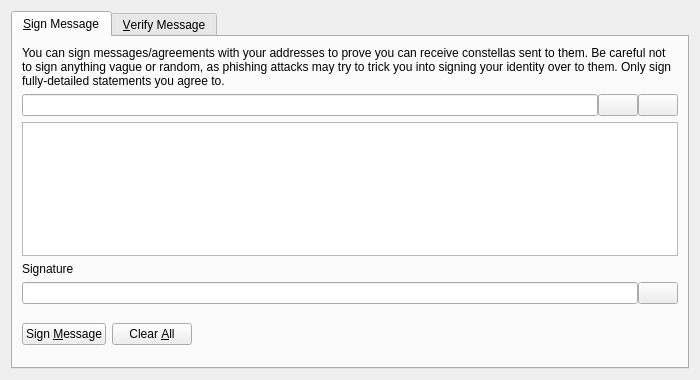
<?xml version="1.0" encoding="UTF-8"?>
<ui version="4.0">
 <class>SignVerifyMessageDialog</class>
 <widget class="QDialog" name="SignVerifyMessageDialog">
  <property name="geometry">
   <rect>
    <x>0</x>
    <y>0</y>
    <width>700</width>
    <height>380</height>
   </rect>
  </property>
  <property name="windowTitle">
   <string>Signatures - Sign / Verify a Message</string>
  </property>
  <property name="modal">
   <bool>true</bool>
  </property>
  <layout class="QVBoxLayout" name="verticalLayout">
   <item>
    <widget class="QTabWidget" name="tabWidget">
     <property name="currentIndex">
      <number>0</number>
     </property>
     <widget class="QWidget" name="tabSignMessage">
      <attribute name="title">
       <string>&amp;Sign Message</string>
      </attribute>
      <layout class="QVBoxLayout" name="verticalLayout_SM">
       <item>
        <widget class="QLabel" name="infoLabel_SM">
         <property name="text">
          <string>You can sign messages/agreements with your addresses to prove you can receive constellas sent to them. Be careful not to sign anything vague or random, as phishing attacks may try to trick you into signing your identity over to them. Only sign fully-detailed statements you agree to.</string>
         </property>
         <property name="textFormat">
          <enum>Qt::PlainText</enum>
         </property>
         <property name="wordWrap">
          <bool>true</bool>
         </property>
        </widget>
       </item>
       <item>
        <layout class="QHBoxLayout" name="horizontalLayout_1_SM">
         <property name="spacing">
          <number>0</number>
         </property>
         <item>
          <widget class="QValidatedLineEdit" name="addressIn_SM">
           <property name="toolTip">
            <string>The Constella address to sign the message with</string>
           </property>
          </widget>
         </item>
         <item>
          <widget class="QPushButton" name="addressBookButton_SM">
           <property name="toolTip">
            <string>Choose previously used address</string>
           </property>
           <property name="text">
            <string/>
           </property>
           <property name="icon">
            <iconset resource="../bitcoin.qrc">
             <normaloff>:/icons/address-book</normaloff>:/icons/address-book</iconset>
           </property>
           <property name="shortcut">
            <string>Alt+A</string>
           </property>
           <property name="autoDefault">
            <bool>false</bool>
           </property>
          </widget>
         </item>
         <item>
          <widget class="QPushButton" name="pasteButton_SM">
           <property name="toolTip">
            <string>Paste address from clipboard</string>
           </property>
           <property name="text">
            <string/>
           </property>
           <property name="icon">
            <iconset resource="../bitcoin.qrc">
             <normaloff>:/icons/editpaste</normaloff>:/icons/editpaste</iconset>
           </property>
           <property name="shortcut">
            <string>Alt+P</string>
           </property>
           <property name="autoDefault">
            <bool>false</bool>
           </property>
          </widget>
         </item>
        </layout>
       </item>
       <item>
        <widget class="QPlainTextEdit" name="messageIn_SM">
         <property name="toolTip">
          <string>Enter the message you want to sign here</string>
         </property>
        </widget>
       </item>
       <item>
        <widget class="QLabel" name="signatureLabel_SM">
         <property name="text">
          <string>Signature</string>
         </property>
         <property name="textFormat">
          <enum>Qt::PlainText</enum>
         </property>
        </widget>
       </item>
       <item>
        <layout class="QHBoxLayout" name="horizontalLayout_2_SM">
         <property name="spacing">
          <number>0</number>
         </property>
         <item>
          <widget class="QLineEdit" name="signatureOut_SM">
           <property name="font">
            <font>
             <italic>true</italic>
            </font>
           </property>
           <property name="readOnly">
            <bool>true</bool>
           </property>
          </widget>
         </item>
         <item>
          <widget class="QPushButton" name="copySignatureButton_SM">
           <property name="toolTip">
            <string>Copy the current signature to the system clipboard</string>
           </property>
           <property name="text">
            <string/>
           </property>
           <property name="icon">
            <iconset resource="../bitcoin.qrc">
             <normaloff>:/icons/editcopy</normaloff>:/icons/editcopy</iconset>
           </property>
           <property name="autoDefault">
            <bool>false</bool>
           </property>
          </widget>
         </item>
        </layout>
       </item>
       <item>
        <layout class="QHBoxLayout" name="horizontalLayout_3_SM">
         <item>
          <widget class="QPushButton" name="signMessageButton_SM">
           <property name="toolTip">
            <string>Sign the message to prove you own this Constella address</string>
           </property>
           <property name="text">
            <string>Sign &amp;Message</string>
           </property>
           <property name="icon">
            <iconset resource="../bitcoin.qrc">
             <normaloff>:/icons/edit</normaloff>:/icons/edit</iconset>
           </property>
           <property name="autoDefault">
            <bool>false</bool>
           </property>
          </widget>
         </item>
         <item>
          <widget class="QPushButton" name="clearButton_SM">
           <property name="toolTip">
            <string>Reset all sign message fields</string>
           </property>
           <property name="text">
            <string>Clear &amp;All</string>
           </property>
           <property name="icon">
            <iconset resource="../bitcoin.qrc">
             <normaloff>:/icons/remove</normaloff>:/icons/remove</iconset>
           </property>
           <property name="autoDefault">
            <bool>false</bool>
           </property>
          </widget>
         </item>
         <item>
          <spacer name="horizontalSpacer_1_SM">
           <property name="orientation">
            <enum>Qt::Horizontal</enum>
           </property>
           <property name="sizeHint" stdset="0">
            <size>
             <width>40</width>
             <height>48</height>
            </size>
           </property>
          </spacer>
         </item>
         <item>
          <widget class="QLabel" name="statusLabel_SM">
           <property name="font">
            <font>
             <weight>75</weight>
             <bold>true</bold>
            </font>
           </property>
           <property name="text">
            <string/>
           </property>
           <property name="wordWrap">
            <bool>true</bool>
           </property>
          </widget>
         </item>
         <item>
          <spacer name="horizontalSpacer_2_SM">
           <property name="orientation">
            <enum>Qt::Horizontal</enum>
           </property>
           <property name="sizeHint" stdset="0">
            <size>
             <width>40</width>
             <height>48</height>
            </size>
           </property>
          </spacer>
         </item>
        </layout>
       </item>
      </layout>
     </widget>
     <widget class="QWidget" name="tabVerifyMessage">
      <attribute name="title">
       <string>&amp;Verify Message</string>
      </attribute>
      <layout class="QVBoxLayout" name="verticalLayout_VM">
       <item>
        <widget class="QLabel" name="infoLabel_VM">
         <property name="text">
          <string>Enter the receiver's address, message (ensure you copy line breaks, spaces, tabs, etc. exactly) and signature below to verify the message. Be careful not to read more into the signature than what is in the signed message itself, to avoid being tricked by a man-in-the-middle attack. Note that this only proves the signing party receives with the address, it cannot prove sendership of any transaction!</string>
         </property>
         <property name="textFormat">
          <enum>Qt::PlainText</enum>
         </property>
         <property name="alignment">
          <set>Qt::AlignLeading|Qt::AlignLeft|Qt::AlignTop</set>
         </property>
         <property name="wordWrap">
          <bool>true</bool>
         </property>
        </widget>
       </item>
       <item>
        <layout class="QHBoxLayout" name="horizontalLayout_1_VM">
         <property name="spacing">
          <number>0</number>
         </property>
         <item>
          <widget class="QValidatedLineEdit" name="addressIn_VM">
           <property name="toolTip">
            <string>The Constella address the message was signed with</string>
           </property>
          </widget>
         </item>
         <item>
          <widget class="QPushButton" name="addressBookButton_VM">
           <property name="toolTip">
            <string>Choose previously used address</string>
           </property>
           <property name="text">
            <string/>
           </property>
           <property name="icon">
            <iconset resource="../bitcoin.qrc">
             <normaloff>:/icons/address-book</normaloff>:/icons/address-book</iconset>
           </property>
           <property name="shortcut">
            <string>Alt+A</string>
           </property>
           <property name="autoDefault">
            <bool>false</bool>
           </property>
          </widget>
         </item>
        </layout>
       </item>
       <item>
        <widget class="QPlainTextEdit" name="messageIn_VM"/>
       </item>
       <item>
        <widget class="QValidatedLineEdit" name="signatureIn_VM"/>
       </item>
       <item>
        <layout class="QHBoxLayout" name="horizontalLayout_2_VM">
         <item>
          <widget class="QPushButton" name="verifyMessageButton_VM">
           <property name="toolTip">
            <string>Verify the message to ensure it was signed with the specified Constella address</string>
           </property>
           <property name="text">
            <string>Verify &amp;Message</string>
           </property>
           <property name="icon">
            <iconset resource="../bitcoin.qrc">
             <normaloff>:/icons/transaction_0</normaloff>:/icons/transaction_0</iconset>
           </property>
           <property name="autoDefault">
            <bool>false</bool>
           </property>
          </widget>
         </item>
         <item>
          <widget class="QPushButton" name="clearButton_VM">
           <property name="toolTip">
            <string>Reset all verify message fields</string>
           </property>
           <property name="text">
            <string>Clear &amp;All</string>
           </property>
           <property name="icon">
            <iconset resource="../bitcoin.qrc">
             <normaloff>:/icons/remove</normaloff>:/icons/remove</iconset>
           </property>
           <property name="autoDefault">
            <bool>false</bool>
           </property>
          </widget>
         </item>
         <item>
          <spacer name="horizontalSpacer_1_VM">
           <property name="orientation">
            <enum>Qt::Horizontal</enum>
           </property>
           <property name="sizeHint" stdset="0">
            <size>
             <width>40</width>
             <height>48</height>
            </size>
           </property>
          </spacer>
         </item>
         <item>
          <widget class="QLabel" name="statusLabel_VM">
           <property name="font">
            <font>
             <weight>75</weight>
             <bold>true</bold>
            </font>
           </property>
           <property name="text">
            <string/>
           </property>
           <property name="wordWrap">
            <bool>true</bool>
           </property>
          </widget>
         </item>
         <item>
          <spacer name="horizontalSpacer_2_VM">
           <property name="orientation">
            <enum>Qt::Horizontal</enum>
           </property>
           <property name="sizeHint" stdset="0">
            <size>
             <width>40</width>
             <height>48</height>
            </size>
           </property>
          </spacer>
         </item>
        </layout>
       </item>
      </layout>
     </widget>
    </widget>
   </item>
  </layout>
 </widget>
 <customwidgets>
  <customwidget>
   <class>QValidatedLineEdit</class>
   <extends>QLineEdit</extends>
   <header>qt/qvalidatedlineedit.h</header>
  </customwidget>
 </customwidgets>
 <resources>
  <include location="../bitcoin.qrc"/>
 </resources>
 <connections/>
</ui>
